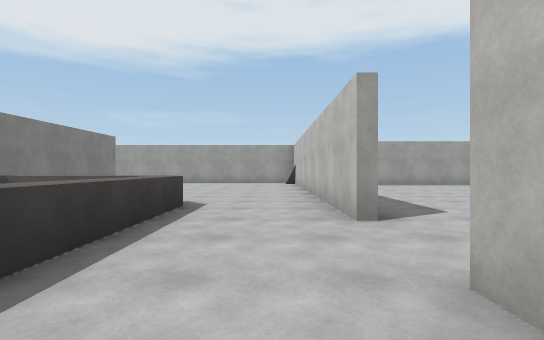
view 1 (above)

24 first-person views from a walk through a scene from a Unity 3-D project. The camera is 1.2 m above the floor, looks level and sees 85° across. Doors are open. The floor is counted in squares, 2 m on a side. Each view is taken from the middle of a square. On the plan, view 1 faces up. The plan holds only what a view shows up to about 9 squares ahead; the rest is blank. The place goes on beyond the plan. Surface patterns are stand-ins for the level's own textures.

view 2
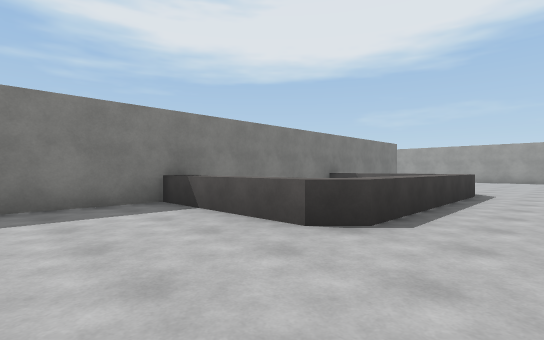

view 3
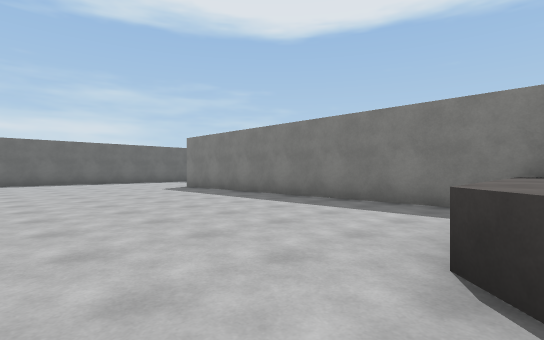

view 4
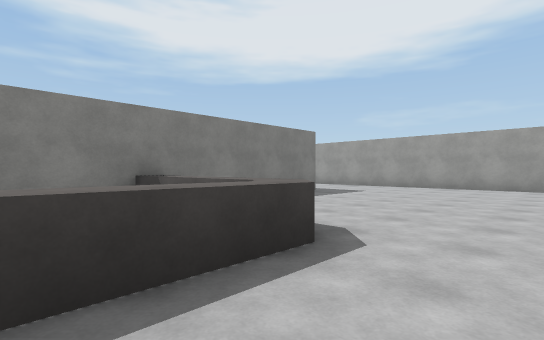

view 5
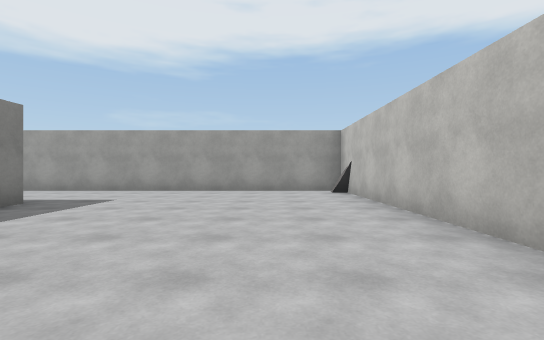

view 6
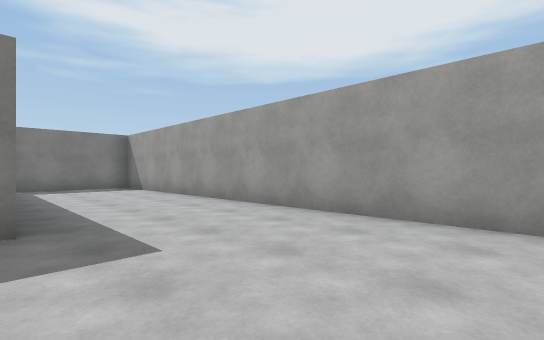

view 7
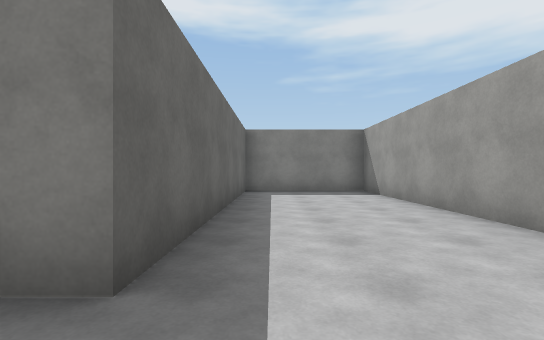

view 8
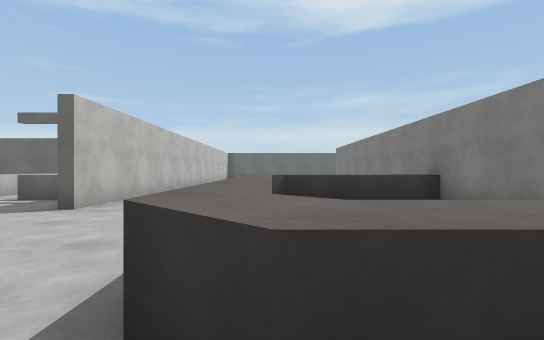

view 9
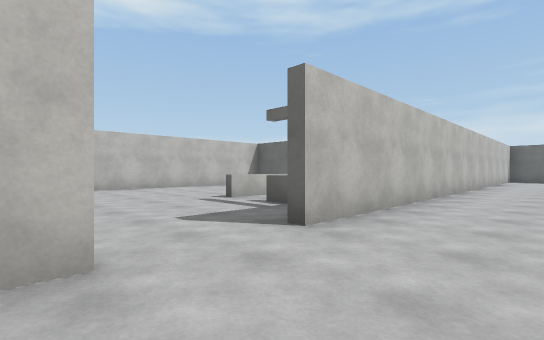

view 10
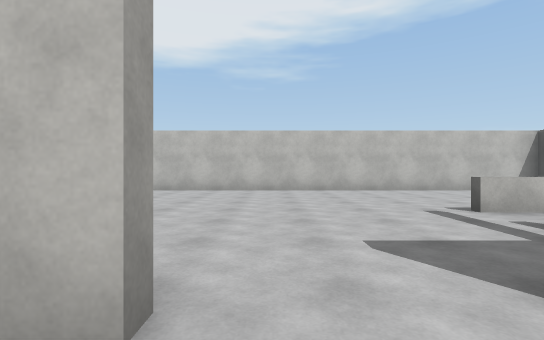

view 11
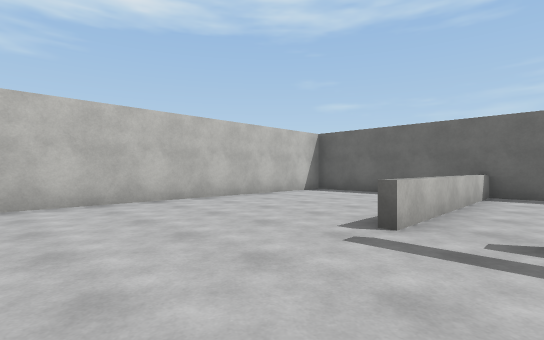

view 12
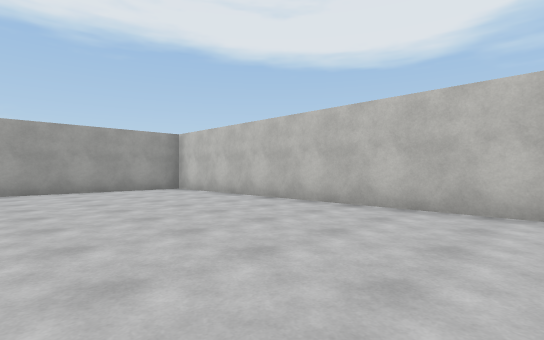

view 13
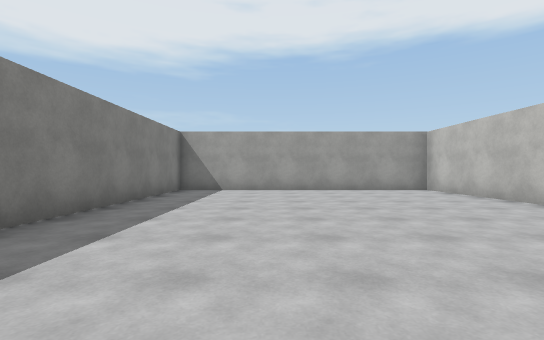

view 14
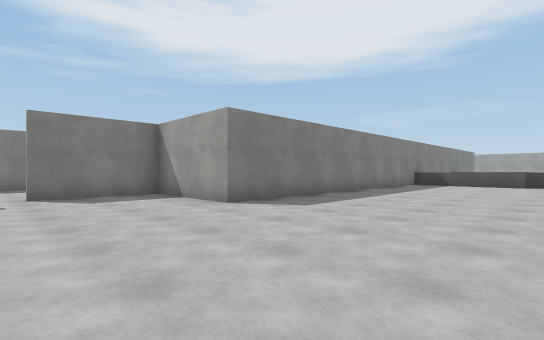

view 15
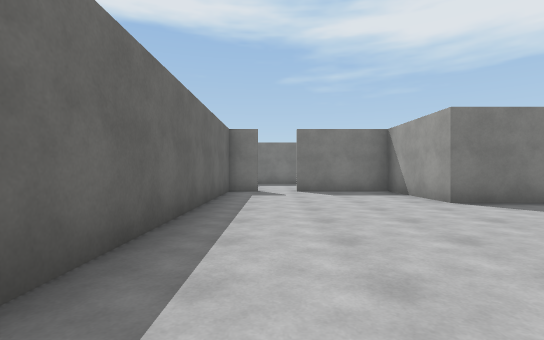

view 16
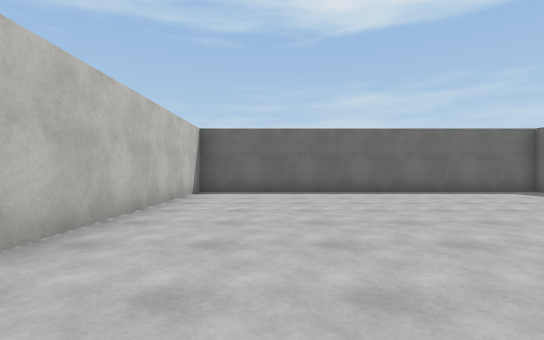

view 17
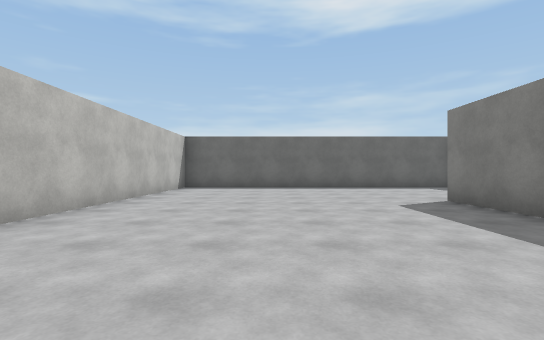

view 18
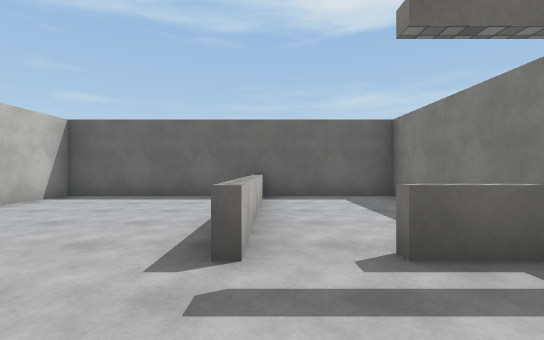

view 19
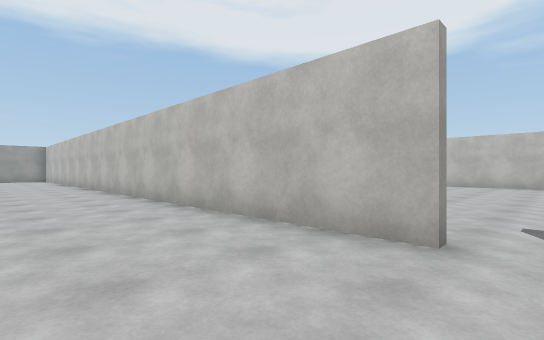

view 20
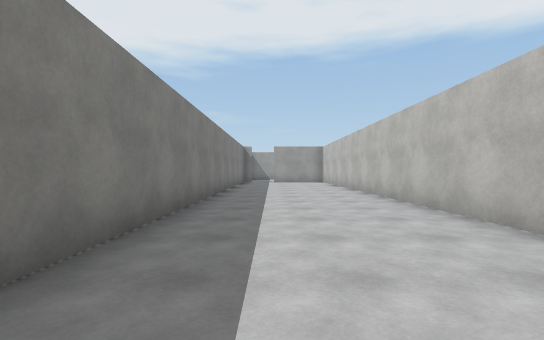

view 21
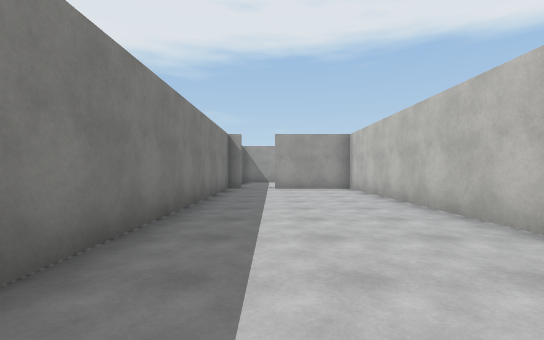

view 22
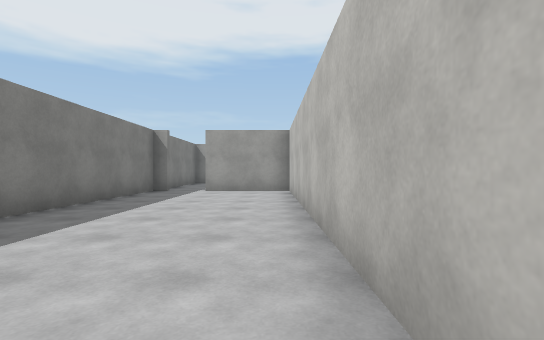

view 23
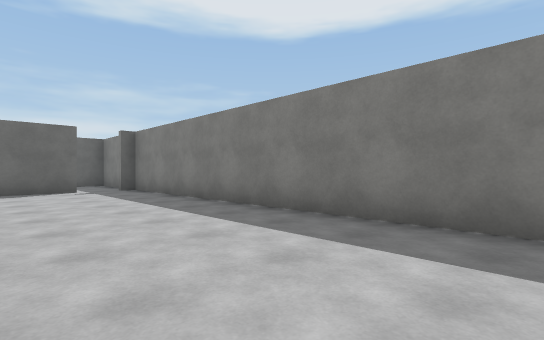

view 24
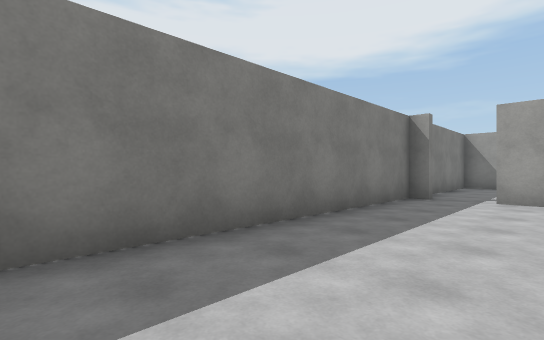

### Floor plan
Key: @ floor where view 1 was taken; # wall or solid block; . floor; D open door; ^ raised ledge.
Columns run from 13 left of view 1 to 9 right of it. Each row starts with its distance up from view 1.
 14 ###############
 13 #.............#
 12 #.............#########
 11 #.............#.......#
 10 #########.....#.......#
  9  #      #.....#.......#
  8  #.     #.....#.......#
  7  #.     # ....#.......#
  6  DD### ##  ...#.......#
  5 #DD..# #^^^^..#.......#
  4 #....# ##  ^..#.......#
  3 #....# ##  ^..D.......#
  2 #....#  #  ^..D.......#
  1 #....#  #  ^..#.......#
  0 #....# #^^^^.@#^DD....#
 -1 #....# ##.....# .^....#
 -2 #....# ##.....#..^....#
 -3 #....# ##.....#..^....#
 -4 #....# ##.....#. ^....#
 -5 #....#  #.....#########
 -6 #....#  #.....#
 -7 #....#  #.....#
 -8 #....#  #.....#
 -9 #....# ##.....#
-10 #....####.....#
-11 #....#........#
-12 #....#........#
-13 #...DD........#
-14 #DD###........#
-15      ##########

Where each view was taken, in squares from view 1:
view 1: 0 up, 0 right, facing up
view 2: 3 down, 0 right, facing up-left
view 3: 0 up, 0 right, facing down-left
view 4: 3 up, 0 right, facing up-left
view 5: 5 up, 1 left, facing up
view 6: 10 up, 2 left, facing up-left
view 7: 11 up, 4 left, facing left
view 8: 6 up, 2 left, facing down
view 9: 4 up, 1 left, facing down-right
view 10: 3 up, 0 right, facing right
view 11: 3 up, 3 right, facing down-right
view 12: 3 up, 4 right, facing up-right
view 13: 3 up, 4 right, facing up
view 14: 13 down, 1 left, facing up-left
view 15: 13 down, 0 right, facing left
view 16: 6 down, 1 left, facing down
view 17: 4 down, 2 left, facing down
view 18: 2 up, 4 right, facing down
view 19: 13 down, 11 left, facing up-right
view 20: 9 down, 11 left, facing up
view 21: 4 down, 11 left, facing up
view 22: 3 down, 9 left, facing up
view 23: 5 down, 9 left, facing down-left
view 24: 1 down, 10 left, facing up-left
